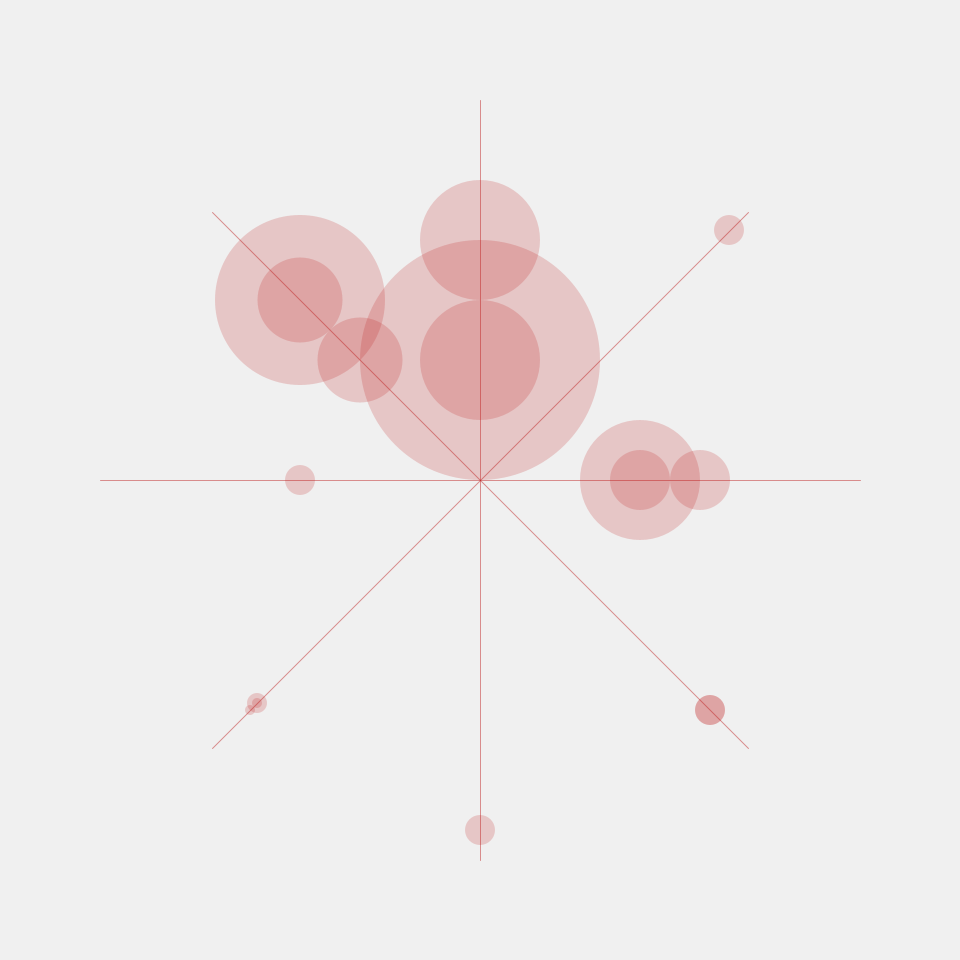
Frame 1 (no input)
Frame 60 (the mouse pressed at the canvas centre just before this capture): identical to frame 1, image omitted
Frame 120 (the mouse held since frame 60 and released just before this capture): identical to frame 1, image omitted

The Processing sketch that drew this single still picture (run headless with seeded random() and noise(); from frame 60 on, the mouse is pressed at the canvas centre):

// Processing sketch: processing_145994
// ── processing_145994.pde

void setup ()
{
  size (960, 960);
}


void draw ()
{
  background(240);
  stroke(190,27,27,120);
  line(100, 480, 860, 480);
  line(480, 100, 480, 860);
  line(212, 212, 748, 748);
  line(748, 212, 212, 748);
  
  //ellipse (480, 480, 760, 760);
  noStroke();
  fill(190,27,27,50);
  ellipse (300, 480, 30, 30);
  ellipse (700, 480, 60, 60);
  ellipse (640, 480, 60, 60);
  ellipse (640, 480, 120, 120);
  ellipse (300, 300, 170, 170);
  ellipse (300, 300, 85, 85);
  ellipse (360, 360, 85, 85);
  ellipse (710, 710, 30, 30);
  ellipse (710, 710, 30, 30);
  ellipse (480, 830, 30, 30);
  ellipse (480, 360, 240, 240);
  ellipse (480, 360, 120, 120);
  ellipse (480, 240, 120, 120);
  ellipse (250, 710, 10, 10);
  ellipse (257, 703, 10, 10);
  ellipse (257, 703, 20, 20);
  ellipse (729, 230, 30, 30);
}
